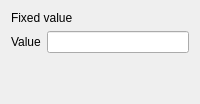
                    <widget class="QWidget" name="page_2">
                     <layout class="QGridLayout" name="gridLayout_15">
                      <item row="1" column="0">
                       <widget class="QLabel" name="label_28">
                        <property name="text">
                         <string>Value</string>
                        </property>
                       </widget>
                      </item>
                      <item row="0" column="0" colspan="2">
                       <widget class="QLabel" name="label_27">
                        <property name="text">
                         <string>Fixed value</string>
                        </property>
                       </widget>
                      </item>
                      <item row="1" column="1">
                       <widget class="QLineEdit" name="lineEdit_4"/>
                      </item>
                      <item row="2" column="0" colspan="2">
                       <spacer name="verticalSpacer_5">
                        <property name="orientation">
                         <enum>Qt::Vertical</enum>
                        </property>
                        <property name="sizeHint" stdset="0">
                         <size>
                          <width>20</width>
                          <height>40</height>
                         </size>
                        </property>
                       </spacer>
                      </item>
                     </layout>
                    </widget>
